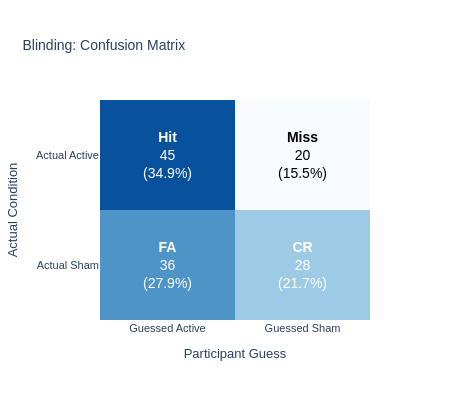
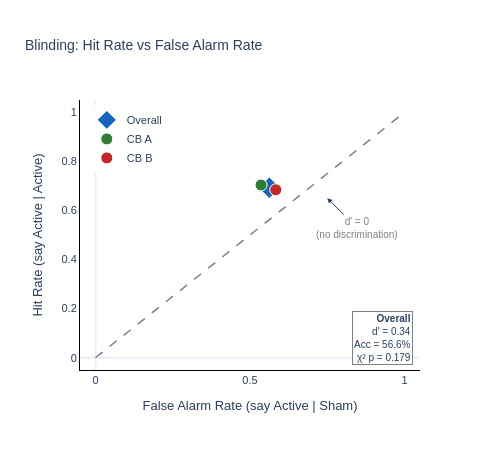

Source (notebook cell) for these figures, in order:
### Markdown cell above
---
## 3. Blinding Integrity

### Code cell
# Signal detection analysis of blinding
blinding_results = run_blinding_analysis(data_clean)

if blinding_results['blinding_intact']:
    print('\n✓ Blinding appears intact')
else:
    print('\n⚠ Blinding may be compromised — interpret with caution')

### Figure 1 — Plotly figure (JSON) as saved in the notebook; plotly's stock layout.template omitted (floating-point values rounded to 4 significant figures)
{"data": [{"colorscale": [[0, "#f7fbff"], [0.5, "#6baed6"], [1, "#08519c"]], "hovertemplate": "%{y} → %{x}<br>Count: %{z}<extra></extra>", "showscale": false, "type": "heatmap", "x": ["Guessed Active", "Guessed Sham"], "y": ["Actual Active", "Actual Sham"], "z": [[45, 20], [36, 28]]}], "layout": {"annotations": [{"font": {"color": "white", "size": 14}, "showarrow": false, "text": "<b>Hit</b><br>45<br>(34.9%)", "x": 0, "y": 0}, {"font": {"color": "black", "size": 14}, "showarrow": false, "text": "<b>Miss</b><br>20<br>(15.5%)", "x": 1, "y": 0}, {"font": {"color": "white", "size": 14}, "showarrow": false, "text": "<b>FA</b><br>36<br>(27.9%)", "x": 0, "y": 1}, {"font": {"color": "white", "size": 14}, "showarrow": false, "text": "<b>CR</b><br>28<br>(21.7%)", "x": 1, "y": 1}], "font": {"family": "Arial", "size": 11}, "height": 400, "title": {"font": {"size": 14}, "text": "Blinding: Confusion Matrix"}, "width": 450, "xaxis": {"autorange": true, "range": [-0.5, 1.5], "showgrid": false, "side": "bottom", "title": {"text": "Participant Guess"}, "type": "category"}, "yaxis": {"autorange": true, "range": [1.5, -0.5], "showgrid": false, "title": {"text": "Actual Condition"}, "type": "category"}}}

### Figure 2 — Plotly figure (JSON) as saved in the notebook; plotly's stock layout.template omitted (floating-point values rounded to 4 significant figures)
{"data": [{"hoverinfo": "skip", "line": {"color": "gray", "dash": "dash", "width": 1.5}, "mode": "lines", "showlegend": false, "type": "scatter", "x": [0, 1], "y": [0, 1]}, {"hovertemplate": "Overall<br>Hit: 69.2%<br>FA: 56.2%<br>d' = 0.34<extra></extra>", "marker": {"color": "#1565C0", "line": {"color": "white", "width": 2}, "size": 18, "symbol": "diamond"}, "mode": "markers", "name": "Overall", "type": "scatter", "x": [0.5625], "y": [0.6923]}, {"hovertemplate": "CB A<br>Hit: 70.4%<br>FA: 53.6%<br>d' = 0.43<extra></extra>", "marker": {"color": "#2E7D32", "line": {"color": "white", "width": 1}, "size": 12, "symbol": "circle"}, "mode": "markers", "name": "CB A", "type": "scatter", "x": [0.5357], "y": [0.7037]}, {"hovertemplate": "CB B<br>Hit: 68.4%<br>FA: 58.3%<br>d' = 0.26<extra></extra>", "marker": {"color": "#C62828", "line": {"color": "white", "width": 1}, "size": 12, "symbol": "circle"}, "mode": "markers", "name": "CB B", "type": "scatter", "x": [0.5833], "y": [0.6842]}], "layout": {"annotations": [{"arrowhead": 2, "ax": 30, "ay": 30, "font": {"color": "gray", "size": 10}, "showarrow": true, "text": "d' = 0<br>(no discrimination)", "x": 0.75, "y": 0.65}, {"align": "right", "bgcolor": "rgba(255,255,255,0.9)", "bordercolor": "gray", "borderwidth": 1, "font": {"size": 10}, "showarrow": false, "text": "<b>Overall</b><br>d' = 0.34<br>Acc = 56.6%<br>χ² p = 0.179", "x": 0.98, "xanchor": "right", "xref": "paper", "y": 0.02, "yanchor": "bottom", "yref": "paper"}], "font": {"family": "Arial", "size": 11}, "height": 450, "legend": {"bgcolor": "rgba(255,255,255,0.9)", "x": 0.02, "y": 0.98}, "title": {"font": {"size": 14}, "text": "Blinding: Hit Rate vs False Alarm Rate"}, "width": 500, "xaxis": {"linecolor": "black", "linewidth": 1, "range": [-0.05, 1.05], "showgrid": false, "title": {"text": "False Alarm Rate (say Active | Sham)"}, "type": "linear"}, "yaxis": {"linecolor": "black", "linewidth": 1, "range": [-0.05, 1.05], "showgrid": false, "title": {"text": "Hit Rate (say Active | Active)"}, "type": "linear"}}}
